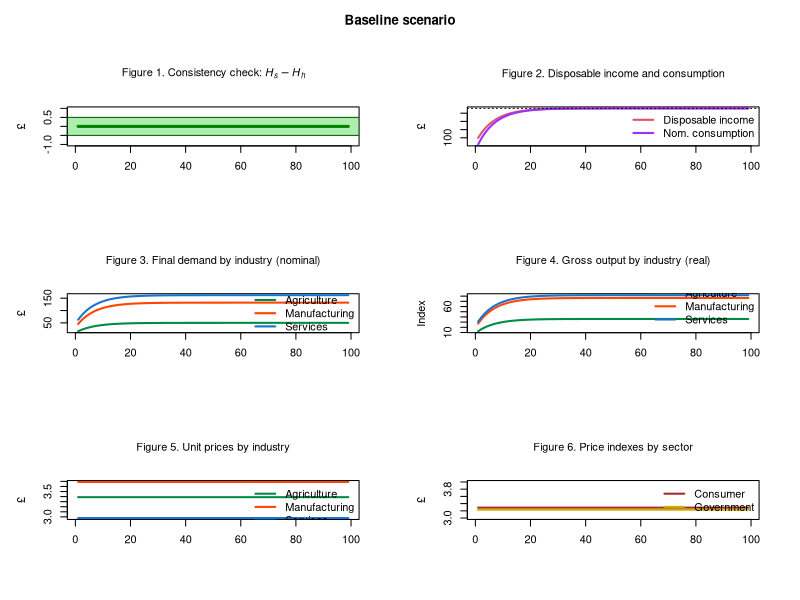
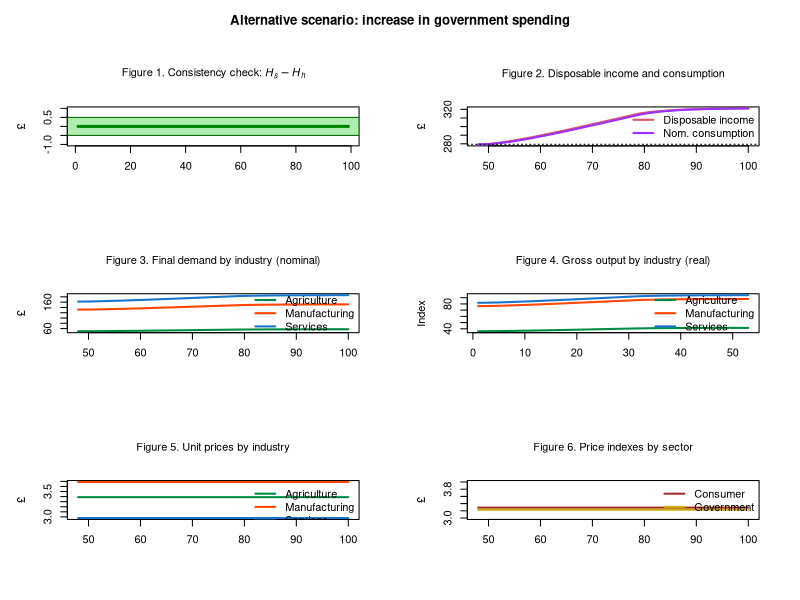

Source code (R) for these figures, in order:
# 3IO-SFC MODEL (BASED ON MODEL PC + 3-INDUSTRY IO TABLES)
# Created by Marco Veronese Passarella
# Last revision: 6 August 2025

# PREPARE THE ENVIRONMENT ####

# Clear Environment
rm(list=ls(all=TRUE))

# Clear Plots
if(!is.null(dev.list())) dev.off()

# Clear Console
cat("\014")

# Set directory/folder
#setwd("C:/Users/...")

# set number of periods
nPeriods = 100

# Set number of scenarios
nScenarios = 2 

# Set number of industries
nIndustries = 3

# Define number of iterations
nIterations <- 100

# SET THE COEFFICIENTS (EXOGENOUS VARIABLES AND PARAMETERS) ####

alpha10 <- 0.8 #Autonomous component of propensity to consume out of income
alpha11 <- 8 #Interest rate elasticity of propensity to consume out of income (minus sign)
alpha2 <- 0.4 #Propensity to consume out of wealth
w <- 0.4 #Uniform wage rate
mu <- 0.875 #Uniform mark-up
pr1 <- 1 #Labour productivity in industry 1
pr2 <- 1 #Labour productivity in industry 2
pr3 <- 1 #Labour productivity in industry 3
lambda0 <- 0.635 #Autonomous share of bills
lambda1 <- 5 #Elasticity of bills demand to interest rate
lambda2 <- 0.01 #Elasticity of bills demand to yd/v
theta <- 0.2 #Tax rate on income
r_bar <- matrix(data=0.025,nrow=nScenarios,ncol=nPeriods) #Interest rate as policy instrument
beta1_c_bar <- 0.15 #Household consumption share of product 1
beta2_c_bar <- 0.35 #Household consumption share of product 2
beta3_c_bar <- 0.50 #Household consumption share of product 3
beta1_g_bar <- 0.10 #Government consumption share of product 1
beta2_g_bar <- 0.30 #Government consumption share of product 2
beta3_g_bar <- 0.60 #Government consumption share of product 3
a11 <- 0.11 #Quantity of product 1 necessary to produce one unit of product 1
a12 <- 0.12 #Quantity of product 1 necessary to produce one unit of product 2
a13 <- 0.10 #Quantity of product 1 necessary to produce one unit of product 3
a21 <- 0.21 #Quantity of product 2 necessary to produce one unit of product 1
a22 <- 0.22 #Quantity of product 2 necessary to produce one unit of product 2
a23 <- 0.20 #Quantity of product 2 necessary to produce one unit of product 3
a31 <- 0.15 #Quantity of product 3 necessary to produce one unit of product 1
a32 <- 0.18 #Quantity of product 3 necessary to produce one unit of product 2
a33 <- 0.10 #Quantity of product 3 necessary to produce one unit of product 3

# CREATE VARIABLES AND ATTRIBUTE INITIAL VALUES ####

# Use 'array' function to create 3-dimension variables
x <- array(data=0,dim=c(nScenarios,nPeriods,nIndustries)) #Gross output by industry (real)
d <- array(data=0,dim=c(nScenarios,nPeriods,nIndustries)) #Demand by industry (real)
beta_c <- array(data=0,dim=c(nScenarios,nPeriods,nIndustries)) #Real consumption composition
beta_g <- array(data=0,dim=c(nScenarios,nPeriods,nIndustries)) #Real government expenditure composition
p <- array(data=1,dim=c(nScenarios,nPeriods,nIndustries)) #Unit prices

# Create matrix of coefficients
A <- matrix(data=0,nrow=nIndustries,ncol=nIndustries) #2D matrix of technical coefficients
I <- diag(x=1, nrow=nIndustries, ncol=nIndustries) #2D diagonal matrix
A4 <- array(data=0,dim=c(nScenarios,nPeriods,nIndustries,nIndustries)) #4D matrix of technical coefficients

# Other 2-dimension variables
alpha1 <- matrix(data=alpha10-alpha11*r_bar,nrow=nScenarios,ncol=nPeriods) #Propensity to consume out of income
b_cb <- matrix(data=0,nrow=nScenarios,ncol=nPeriods) #Government bills held by Central Bank
b_h <- matrix(data=0,nrow=nScenarios,ncol=nPeriods) #Government bills held by households
b_s <- matrix(data=0,nrow=nScenarios,ncol=nPeriods) #Government bills supplied by government
h_h <- matrix(data=0,nrow=nScenarios,ncol=nPeriods) #Cash money held by households
h_s <- matrix(data=0,nrow=nScenarios,ncol=nPeriods) #Cash money supplied by central bank
r <- matrix(data=r_bar,nrow=nScenarios,ncol=nPeriods) #Interest rate on government bills
t <- matrix(data=0,nrow=nScenarios,ncol=nPeriods) #Taxes
v <- matrix(data=0,nrow=nScenarios,ncol=nPeriods) #Households wealth
yd <- matrix(data=0,nrow=nScenarios,ncol=nPeriods) #Disposable income of households
cons <- matrix(data=0,nrow=nScenarios,ncol=nPeriods) #Consumption (real)
g <- matrix(data=20,nrow=nScenarios,ncol=nPeriods) #Government expenditure (real)
y <- matrix(data=0,nrow=nScenarios,ncol=nPeriods) #Value of net output (GDP)
p_c <- matrix(data=1,nrow=nScenarios,ncol=nPeriods) #Average price for the consumers
p_g <- matrix(data=1,nrow=nScenarios,ncol=nPeriods) #Average price for the government
infl <- matrix(data=1,nrow=nScenarios,ncol=nPeriods) #Inflation tax (see Godley and Lavoie, 9.2.4 and 9.3.1)

# RUN THE MODEL ####

# DEFINE THE LOOPS

# Choose scenario
for (j in 1:nScenarios){
  
  # Define time loop
  for (i in 2:nPeriods){
    
    # Define iterations
    for (iterations in 1:nIterations){
      
      # Add alternative scenarios as exogenous shocks
      
      # Shock 1: higher government spending
      if (i>=50 && j==2){
          if(g[j,i-1]>=23){g[j,i]=23}else{g[j,i]=g[j,i-1]+0.1} # Option 1: growing over time
          #g[j,i]=23 # Option 2: one-off shock
        }
      
      # A) Matrix of technical coefficients ####
      
      # 4D matrix of technical coefficients
      A4[j,i,,]=matrix(c(a11,a12,a13,
                         a21,a22,a23,
                         a31,a32,a33), nrow=3, byrow=TRUE)                  
      
      # 2D matrix of technical coefficients
      A = A4[j,i,,]          
      
      
      # B) Define consumption shares ####
      
      # Household real consumption shares
      beta_c[j,i,1]=beta1_c_bar
      beta_c[j,i,2]=beta2_c_bar
      beta_c[j,i,3]=beta3_c_bar
      
      # Government real consumption shares
      beta_g[j,i,1]=beta1_g_bar
      beta_g[j,i,2]=beta2_g_bar
      beta_g[j,i,3]=beta3_g_bar
      
      
      # C) Input-output structure ####
      
      # Real final demand vector by industry - eq. 14
      d[j,i,] = beta_c[j,i,]*cons[j,i] + beta_g[j,i,]*g[j,i]
      
      # Real gross output by industry  - eq. 15
      x[j,i,] = solve(I-A) %*% d[j,i,]
      
      # Value of net output (GDP)  - eq. 1.A
      y[j,i] = t(p[j,i,]) %*% d[j,i,]
      
      
      # D) Price setting ####
      
      # Set unit prices for each industry - eq. 17
      p[j,i,1] = (w/pr1) + (p[j,i,1]*A[1,1] + p[j,i,2]*A[2,1] + p[j,i,3]*A[3,1])*(1 + mu) 
      p[j,i,2] = (w/pr2) + (p[j,i,1]*A[1,2] + p[j,i,2]*A[2,2] + p[j,i,3]*A[3,2])*(1 + mu) 
      p[j,i,3] = (w/pr3) + (p[j,i,1]*A[1,3] + p[j,i,2]*A[2,3] + p[j,i,3]*A[3,3])*(1 + mu) 
      
      # Average price for the consumers - eq. 18
      p_c[j,i] = t(p[j,i,]) %*% beta_c[j,i,]
      
      # Average price for the government - eq. 19
      p_g[j,i] = t(p[j,i,]) %*% beta_g[j,i,]
      
      
      # E) Households' behaviour ####
      
      # Disposable income - eq. 2
      yd[j,i] = y[j,i] - t[j,i] + r[j,i-1]*b_h[j,i-1]
      
      # Wealth accumulation - eq. 4 
      v[j,i] = v[j,i-1] + (yd[j,i] - p_c[j,i]*cons[j,i])
      
      # Real consumption function with no monetary illusion - eq. 5.A.1 
      cons[j,i] = alpha1[j,i]*((yd[j,i]/p_c[j,i])-infl[j,i]) + alpha2*v[j,i-1]/p_c[j,i]
      
      # Endogenous propensity to consume out of income - eq. 20
      alpha1[j,i] = alpha10 - alpha11*r[j,i-1]   
      
      # Inflation tax for households - eq. 5.A.1
      infl[j,i] = ((p_c[j,i]-p_c[j,i-1])/p_c[j,i-1])*(v[j,i-1]/p_c[j,i])
      
      
      # F) Portfolio equations ####
      
      # Demand for cash money - eq. 6
      h_h[j,i] = v[j,i] - b_h[j,i]
      
      # Demand for government bills - eq. 7
      b_h[j,i] = v[j,i]*(lambda0 + lambda1*r[j,i] - lambda2*(yd[j,i]/v[j,i]))
      
      
      # G) Government ####
      
      # Tax payments - eq. 3 
      t[j,i] = theta*(y[j,i] + r[j,i-1]*b_h[j,i-1])
      
      # Supply of government bills - eq. 8
      b_s[j,i] = b_s[j,i-1] + ( p_g[j,i]*g[j,i] + r[j,i-1]*b_s[j,i-1]) - (t[j,i] + r[j,i-1]*b_cb[j,i-1])
      
      
      # H) Central bank ####
      
      # Supply of cash - eq. 9
      h_s[j,i] = h_s[j,i-1] + b_cb[j,i] - b_cb[j,i-1]
      
      # Government bills held by the central bank - eq. 10
      b_cb[j,i] = b_s[j,i] - b_h[j,i]
      
      # Interest rate as policy instrument - eq. 11
      r[j,i] = r_bar[j,i]
      
    }
  }
}

# DEFINE PLOTTING LAYOUT AND COLOURS ####

# Layout
layout(matrix(c(1:6), 3, 2, byrow = TRUE))
par(mar = c(5.1+1, 4.1+1, 4.1+1, 2.1+1), 
    oma = c(0, 0, 3, 0))  

# Customized colours
mycol1 <- rgb(0, 200, 0, max = 255, alpha = 80)

# Considered time span
tspan <- nPeriods

# CONSISTENCY CHECK (REDUNDANT EQUATION) ####

# Create consistency statement and other info ####
aerror<-0
error<-0
for (j in 1:nScenarios){
  for (i in 2:(nPeriods-1)){
    error <- error + (h_s[j,i]-h_h[j,i])^2}}
aerror <- error/(nPeriods*nPeriods)
if ( aerror<0.01 ){cat(" *********************************** \n Good news! The model is watertight! \n", "Average error =", aerror, "< 0.01 \n", "Cumulative error =", error, "\n ***********************************")} else{
  if ( aerror<1 && aerror<1 ){cat(" *********************************** \n Minor issues with model consistency \n", "Average error =", aerror, "> 0.1 \n", "Cumulative error =", error, "\n ***********************************")}
  else{cat(" ******************************************* \n Warning: the model is not fully consistent! \n", "Average error =", aerror, "> 1 \n", "Cumulative error =", error, "\n *******************************************")} }      
cat("\n Number of industries =", nIndustries)
cat("\n Number of scenarios =", nScenarios)
cat("\n Number of iterations/t =", nIterations)
cat("\n ***********************************")

# Figure 1: redundant equation
plot(h_s[1,2:tspan]-h_h[1,2:tspan], type="l", col="darkgreen",lwd=3,lty=1,font.main=1,cex.main=1,
     main=expression("Figure 1. Consistency check: " * italic(H[phantom("")]["s"]) - italic(H[phantom("")]["h"])),
     cex.axis=1,cex.lab=1,ylab = '\u00A3',
     xlab = '',ylim = range(-1,1))
rect(xleft=-10,xright=tspan*1.1,ybottom=-0.5,ytop=0.5,col=mycol1,border=NA)
abline(h=c(-0.5,0.5),lwd=1,col="darkgreen")

# PLOT RESULTS FOR THE BASELINE SCENARIO ####

# Add title
title("Baseline scenario", outer = TRUE)

# Figure 2: disposable income and consumption
plot(yd[1,2:tspan],type="l", col=2, lwd=2, lty=1, font.main=1,cex.main=1,
     main="Figure 2. Disposable income and consumption",
     ylab = '\u00A3',xlab = '',ylim = range(min(cons[1,2:tspan]*p_c[1,2:tspan]),max(yd[1,2:tspan])),
     cex.axis=1,cex.lab=1)
lines(cons[1,2:tspan]*p_c[1,2:tspan],type="l",lwd=2,lty=1,col="purple1")
legend("right",c("Disposable income","Nom. consumption"),  bty = "n",
       cex=1, lty=c(1,1), lwd=c(2,2), col = c(2,"purple1"), box.lty=0)
abline(h=yd[1,nPeriods],col=1,lty=3)

# Figure 3: Final demand by industry 
plot(d[1,2:tspan,1]*p[1,2:tspan,1],type="l",lwd=2,col="springgreen4",
     main="Figure 3. Final demand by industry (nominal)",
     font.main=1,cex.main=1,
     ylab = '£',xlab = '',ylim=range(max(p[1,2:tspan,]*d[1,2:tspan,]),min(p[1,2:tspan,]*d[1,2:tspan,])))
lines(p[1,2:tspan,2]*d[1,2:tspan,2],type="l",lwd=2,col="orangered",lty=1)
lines(p[1,2:tspan,3]*d[1,2:tspan,3],type="l",lwd=2,col="dodgerblue3",lty=1)
legend("right",c("Agriculture","Manufacturing","Services"),  bty = 'n', cex=1, lty=c(1,1,1), lwd=c(2,2,2), col = c("springgreen4","orangered","dodgerblue3"), box.lty=0)

# Figure 4: Gross outputs by industry 
plot(x[1,2:tspan,1],type="l",lwd=2,col="springgreen4",
     main="Figure 4. Gross output by industry (real)",
     font.main=1,cex.main=1,
     ylab = 'Index',xlab = '',ylim=range(min(x[1,2:tspan,]),max(x[1,2:tspan,])))
lines(x[1,2:tspan,2],type="l",lwd=2,col="orangered",lty=1)
lines(x[1,2:tspan,3],type="l",lwd=2,col="dodgerblue3",lty=1)
legend("bottomright",c("Agriculture","Manufacturing","Services"),  bty = 'n', cex=1, lty=c(1,1,1), lwd=c(2,2,2), col = c("springgreen4","orangered","dodgerblue3"), box.lty=0)

# Figure 5: Unit prices by industry 
plot(p[1,2:tspan,1],type="l",lwd=2,col="springgreen4",
     main="Figure 5. Unit prices by industry",
     font.main=1,cex.main=1,
     ylab = '£',xlab = '',ylim=range(min(p[1,2:tspan,]),max(p[1,2:tspan,])))
lines(p[1,2:tspan,2],type="l",lwd=2,col="orangered",lty=1)
lines(p[1,2:tspan,3],type="l",lwd=2,col="dodgerblue3",lty=1)
legend("topright",c("Agriculture","Manufacturing","Services"),  bty = 'n', cex=1, lty=c(1,1,1), lwd=c(2,2,2), col = c("springgreen4","orangered","dodgerblue3"), box.lty=0)

# Figure 6: Price indexes by sector 
plot(p_c[1,2:tspan],type="l",lwd=2,col="brown",
     main="Figure 6. Price indexes by sector",
     font.main=1,cex.main=1,
     ylab = '£',xlab = '',ylim=range(3,4))
lines(p_g[1,2:tspan],type="l",lwd=2,col="gold3",lty=1)
legend("topright",c("Consumer","Government"),  bty = 'n', cex=1, lty=c(1,1), lwd=c(2,2), col = c("brown","gold3"), box.lty=0)

# PLOT RESULTS FOR THE ALTERNATIVE SCENARIO ####

# Adjust plotting period
period = 48:tspan

# Figure 1: redundant equation
plot(h_s[2,2:tspan]-h_h[2,2:tspan], type="l", col="darkgreen",lwd=3,lty=1,font.main=1,cex.main=1,
     main=expression("Figure 1. Consistency check: " * italic(H[phantom("")]["s"]) - italic(H[phantom("")]["h"])),
     cex.axis=1,cex.lab=1,ylab = '\u00A3',
     xlab = '',ylim = range(-1,1))
rect(xleft=-10,xright=tspan*1.1,ybottom=-0.5,ytop=0.5,col=mycol1,border=NA)
abline(h=c(-0.5,0.5),lwd=1,col="darkgreen")

# Add title
title("Alternative scenario: increase in government spending", outer = TRUE)

# Figure 2: disposable income and consumption
plot(period,yd[2,48:tspan],type="l", col=2, lwd=2, lty=1, font.main=1,cex.main=1,
     main="Figure 2. Disposable income and consumption",
     ylab = '\u00A3',xlab = '',ylim = range(min(cons[2,48:tspan]*p_c[2,48:tspan]),max(yd[2,48:tspan])),
     cex.axis=1,cex.lab=1)
lines(period,cons[2,48:tspan]*p_c[2,48:tspan],type="l",lwd=2,lty=1,col="purple1")
legend("right",c("Disposable income","Nom. consumption"),  bty = "n",
       cex=1, lty=c(1,1), lwd=c(2,2), col = c(2,"purple1"), box.lty=0)
abline(h=yd[1,nPeriods],col=1,lty=3)

# Figure 3: Final demand by industry 
plot(period,d[2,48:tspan,1]*p[2,48:tspan,1],type="l",lwd=2,col="springgreen4",
     main="Figure 3. Final demand by industry (nominal)",
     font.main=1,cex.main=1,
     ylab = '£',xlab = '',ylim=range(max(p[2,48:tspan,]*d[2,48:tspan,]),min(p[2,48:tspan,]*d[2,48:tspan,])))
lines(period,p[2,48:tspan,2]*d[2,48:tspan,2],type="l",lwd=2,col="orangered",lty=1)
lines(period,p[2,48:tspan,3]*d[2,48:tspan,3],type="l",lwd=2,col="dodgerblue3",lty=1)
legend("right",c("Agriculture","Manufacturing","Services"),  bty = 'n', cex=1, lty=c(1,1,1), lwd=c(2,2,2), col = c("springgreen4","orangered","dodgerblue3"), box.lty=0)

# Figure 4: Gross outputs by industry 
plot(x[2,48:tspan,1],type="l",lwd=2,col="springgreen4",
     main="Figure 4. Gross output by industry (real)",
     font.main=1,cex.main=1,
     ylab = 'Index',xlab = '',ylim=range(min(x[2,48:tspan,]),max(x[2,48:tspan,])))
lines(x[2,48:tspan,2],type="l",lwd=2,col="orangered",lty=1)
lines(x[2,48:tspan,3],type="l",lwd=2,col="dodgerblue3",lty=1)
legend("right",c("Agriculture","Manufacturing","Services"),  bty = 'n', cex=1, lty=c(1,1,1), lwd=c(2,2,2), col = c("springgreen4","orangered","dodgerblue3"), box.lty=0)

# Figure 5: Unit prices by industry 
plot(period,p[2,48:tspan,1],type="l",lwd=2,col="springgreen4",
     main="Figure 5. Unit prices by industry",
     font.main=1,cex.main=1,
     ylab = '£',xlab = '',ylim=range(min(p[2,48:tspan,]),max(p[2,48:tspan,])))
lines(period,p[2,48:tspan,2],type="l",lwd=2,col="orangered",lty=1)
lines(period,p[2,48:tspan,3],type="l",lwd=2,col="dodgerblue3",lty=1)
legend("topright",c("Agriculture","Manufacturing","Services"),  bty = 'n', cex=1, lty=c(1,1,1), lwd=c(2,2,2), col = c("springgreen4","orangered","dodgerblue3"), box.lty=0)

# Figure 6: Price indexes by sector 
plot(period,p_c[2,48:tspan],type="l",lwd=2,col="brown",
     main="Figure 6. Price indexes by sector",
     font.main=1,cex.main=1,
     ylab = '£',xlab = '',ylim=range(3,4))
lines(period,p_g[2,48:tspan],type="l",lwd=2,col="gold3",lty=1)
legend("topright",c("Consumer","Government"),  bty = 'n', cex=1, lty=c(1,1), lwd=c(2,2), col = c("brown","gold3"), box.lty=0)

